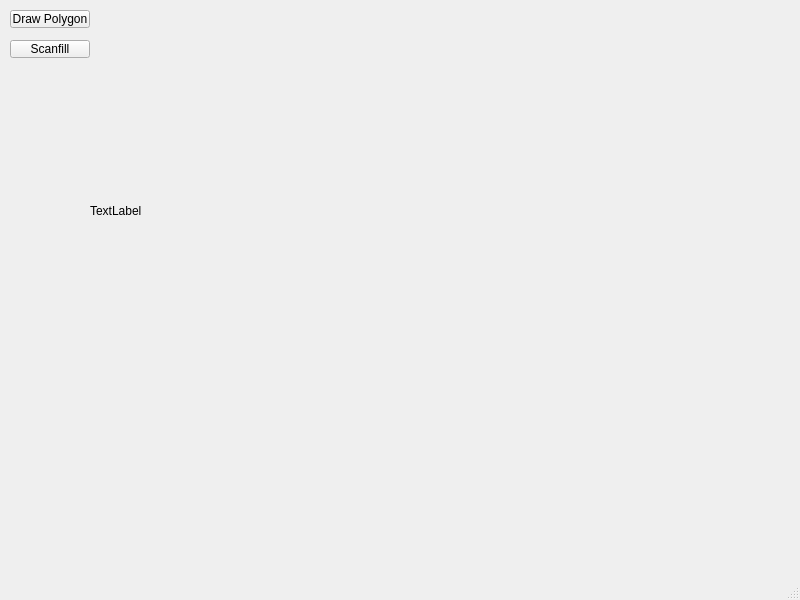
<?xml version="1.0" encoding="UTF-8"?>
<ui version="4.0">
 <class>MainWindow</class>
 <widget class="QMainWindow" name="MainWindow">
  <property name="geometry">
   <rect>
    <x>0</x>
    <y>0</y>
    <width>800</width>
    <height>600</height>
   </rect>
  </property>
  <property name="windowTitle">
   <string>MainWindow</string>
  </property>
  <widget class="QWidget" name="centralwidget">
   <widget class="QLabel" name="label">
    <property name="geometry">
     <rect>
      <x>90</x>
      <y>0</y>
      <width>571</width>
      <height>421</height>
     </rect>
    </property>
    <property name="text">
     <string>TextLabel</string>
    </property>
   </widget>
   <widget class="QPushButton" name="pushButton">
    <property name="geometry">
     <rect>
      <x>10</x>
      <y>40</y>
      <width>80</width>
      <height>18</height>
     </rect>
    </property>
    <property name="text">
     <string>Scanfill</string>
    </property>
   </widget>
   <widget class="QPushButton" name="pushButton_2">
    <property name="geometry">
     <rect>
      <x>10</x>
      <y>10</y>
      <width>80</width>
      <height>18</height>
     </rect>
    </property>
    <property name="text">
     <string>Draw Polygon</string>
    </property>
   </widget>
  </widget>
  <widget class="QMenuBar" name="menubar">
   <property name="geometry">
    <rect>
     <x>0</x>
     <y>0</y>
     <width>800</width>
     <height>24</height>
    </rect>
   </property>
  </widget>
  <widget class="QStatusBar" name="statusbar"/>
 </widget>
 <resources/>
 <connections/>
</ui>
